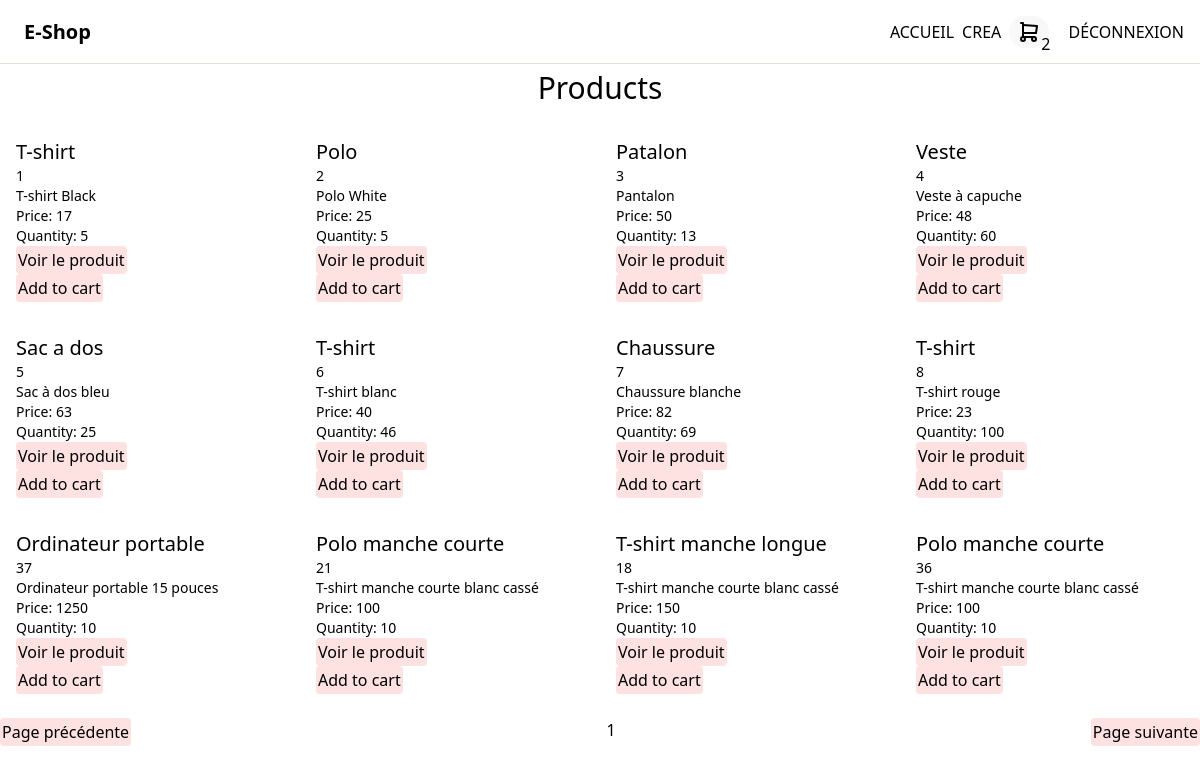
The app's page /shop.php (signed in) with its own data.
### tables this page shows
CREATE TABLE IF NOT EXISTS `product` (
  `id` int(11) NOT NULL AUTO_INCREMENT,
  `name` varchar(255) NOT NULL,
  `photos` text NOT NULL,
  `price` int(11) NOT NULL,
  `description` text NOT NULL,
  `quantity` int(11) NOT NULL,
  `created_at` datetime NOT NULL,
  `updated_at` datetime DEFAULT NULL,
  `category_id` int(11) DEFAULT NULL,
  PRIMARY KEY (`id`)
);

### src/Model/Product.php (called while the page is built, shortened)
<?php
class Product extends AbstractProduct
{
    public function getPdo(): \PDO
    {
        $this->pdo = $this->pdo ?? (new DatabaseConnexion())->getConnexion();
        return $this->pdo;
    }
    public function hydrate(array $data): static
    {
        $this->id = $data['id'] ?? null;
        $this->name = $data['name'] ?? null;
        $this->price = $data['price'] ?? null;
        $this->description = $data['description'] ?? null;
        $this->quantity = $data['quantity'] ?? null;
        return $this;
    }
    public function findPaginated(int $page) : array
    {
        $pdo = $this->getPdo();
        $offset = ($page - 1) * 12;
        $query = $pdo->prepare('SELECT * FROM product LIMIT 12 OFFSET :offset');
        $query->bindParam(':offset', $offset, \PDO::PARAM_INT);
        $query->execute();
        $results = $query->fetchAll(\PDO::FETCH_ASSOC);
        $products = [];
        foreach ($results as $result) {
            $product = new Product();
            $product->hydrate($result);
            $products[] = $product;
        }
        return $products;
    }
}

### src/Controller/ShopController.php (called while the page is built, shortened)
<?php
class ShopController
{
    public function index(int $page): array
    {
        $productModel = new Product();
        return $productModel->findPaginated($page);
    }
}

### src/Model/Abstract/AbstractProduct.php (called while the page is built, shortened)
<?php
abstract class AbstractProduct
{
    public function getId(): ?int
    {
        return $this->id;
    }
    public function getName(): ?string
    {
        return $this->name;
    }
    public function getPrice(): ?int
    {
        return $this->price;
    }
    public function getDescription(): ?string
    {
        return $this->description;
    }
    public function getQuantity(): ?int
    {
        return $this->quantity;
    }
}

### shop.php (the view, shortened to what this page needs)
<?php
$shopController = new ShopController();
if (isset($_GET['page'])) {
    $page = intval($_GET['page']);
    $getProductPage = $shopController->index($page);
} else {
    $page = 1;
    $getProductPage = $shopController->index($page);
}
?>
<!DOCTYPE html>
<html lang="fr">
<head>
    <script src="https://cdn.tailwindcss.com"></script>
</head>
<body>
<?php require_once 'import/header.php'; ?>
<main class="w-screen h-screen flex flex-col justify-center items-center">
    <div class="w-full flex justify-center py-4">
        <h1 class="text-3xl">Products</h1>
    </div>
    <div class="flex flex-wrap">
        <?php foreach ($getProductPage as $product): ?>
            <div class="w-1/4 p-4">
                <h2 class="text-xl"><?php echo $product->getName(); ?></h2>
                <p class="text-sm"><?php echo $product->getId(); ?></p>
                <p class="text-sm"><?php echo $product->getDescription(); ?></p>
                <p class="text-sm">Price: <?php echo $product->getPrice(); ?></p>
                <p class="text-sm">Quantity: <?php echo $product->getQuantity(); ?></p>
                <button class="bg-red-100 rounded p-0.5">
                    <a href="/my-little-mvc/my-little-mvc/product.php?id_product=<?php echo $product->getId();?>">
                        Voir le produit
                    </a>
                </button>
                <form action="" method="post">
                    <input type="submit" name="submit" value="Add to cart" class="bg-red-100 rounded p-0.5">
                </form>
            </div>
        <?php endforeach; ?>
    </div>
    <div class="w-full flex justify-between pt-2">
        <a href="/my-little-mvc/my-little-mvc/shop.php?page=<?php echo $page - 1; ?>" class="bg-red-100 rounded p-0.5">
            Page précédente
        </a>
        <p><?php echo $page; ?></p>
        <a href="/my-little-mvc/my-little-mvc/shop.php?page=<?php echo $page + 1; ?>" class="bg-red-100 rounded p-0.5">
            Page suivante
        </a>
    </div>
</main>
</body>
</html>

### records on screen
product: name "T-shirt", id "1", description "T-shirt Black", price "17", quantity "5"
product: name "Polo", id "2", description "Polo White", price "25", quantity "5"
product: name "Patalon", id "3", description "Pantalon", price "50", quantity "13"
product: name "Veste", id "4", description "Veste à capuche", price "48", quantity "60"
product: name "Sac a dos", id "5", description "Sac à dos bleu", price "63", quantity "25"
product: name "T-shirt", id "6", description "T-shirt blanc", price "40", quantity "46"
product: name "Chaussure", id "7", description "Chaussure blanche", price "82", quantity "69"
product: name "T-shirt", id "8", description "T-shirt rouge", price "23", quantity "100"
product: name "Ordinateur portable", id "37", description "Ordinateur portable 15 pouces", price "1250", quantity "10"
product: name "Polo manche courte", id "21", description "T-shirt manche courte blanc cassé", price "100", quantity "10"
product: name "T-shirt manche longue", id "18", description "T-shirt manche courte blanc cassé", price "150", quantity "10"
product: name "Polo manche courte", id "36", description "T-shirt manche courte blanc cassé", price "100", quantity "10"

### other values on screen
$user->getFullname() "CREA"
$article "2"
$page "1"
